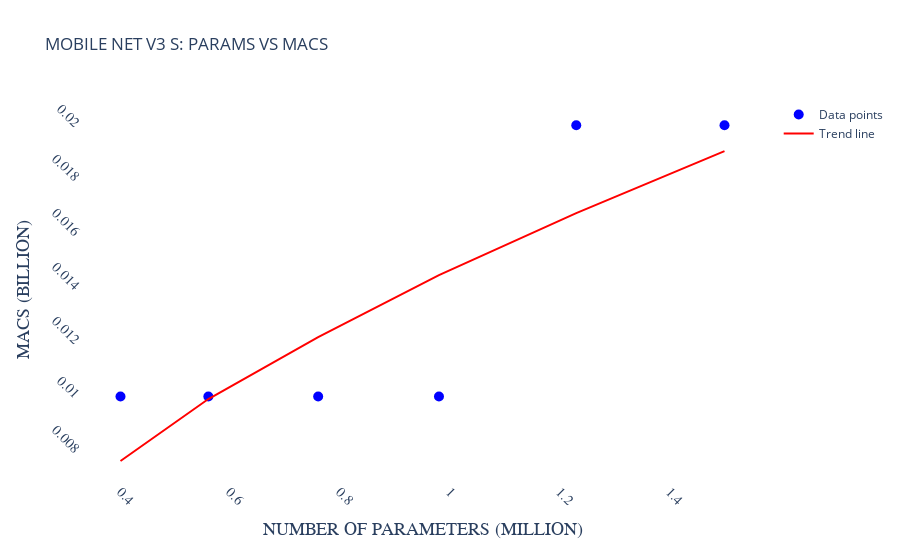

The code cell stored with this chart in its notebook:
### Code cell
plot_chart(mob_params, mob_macs, 'MOBILE NET V3 S: PARAMS VS MACS', 'PARAMS', 'MACS', 'NUMBER OF PARAMETERS (MILLION)', 'MACS (BILLION)')

### Figure 1 — Plotly figure (JSON) as saved in the notebook; plotly's stock layout.template omitted (floating-point values rounded to 4 significant figures)
{"data": [{"hoverinfo": "text", "marker": {"color": "blue", "size": 10}, "mode": "markers", "name": "Data points", "text": ["PARAMS: 0.4<br>MACS: 0.01", "PARAMS: 0.56<br>MACS: 0.01", "PARAMS: 0.76<br>MACS: 0.01", "PARAMS: 0.98<br>MACS: 0.01", "PARAMS: 1.23<br>MACS: 0.02", "PARAMS: 1.5<br>MACS: 0.02"], "type": "scatter", "x": [0.4, 0.56, 0.76, 0.98, 1.23, 1.5], "y": [0.01, 0.01, 0.01, 0.01, 0.02, 0.02]}, {"line": {"color": "red", "width": 2}, "mode": "lines", "name": "Trend line", "type": "scatter", "x": [0.4, 0.56, 0.76, 0.98, 1.23, 1.5], "y": [0.007619, 0.009905, 0.01219, 0.01448, 0.01676, 0.01905]}], "layout": {"plot_bgcolor": "white", "title": {"text": "MOBILE NET V3 S: PARAMS VS MACS"}, "xaxis": {"autorange": true, "tickangle": 45, "tickfont": {"family": "Arial, bold", "size": 14}, "title": {"font": {"family": "Arial, bold", "size": 18}, "text": "NUMBER OF PARAMETERS (MILLION)"}}, "yaxis": {"autorange": true, "tickangle": 45, "tickfont": {"family": "Arial, bold", "size": 14}, "title": {"font": {"family": "Arial, bold", "size": 18}, "text": "MACS (BILLION)"}}}}
